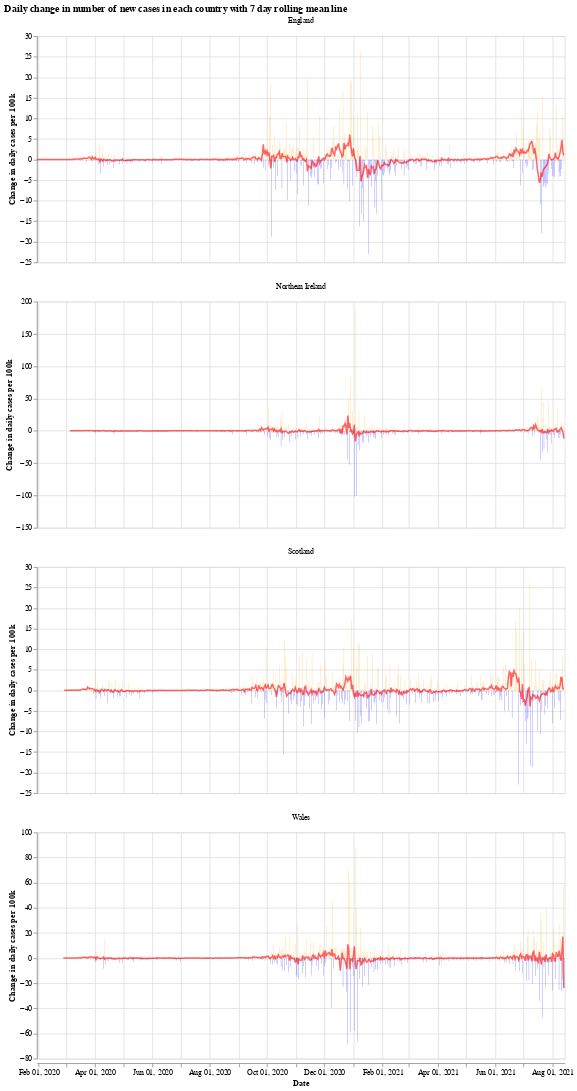

The notebook cell this image was saved under:
### Markdown cell above
We will use the Python library `Altair` for visualising the data, see the [altair docs](https://altair-viz.github.io/) for more information.

First we have a graph which shows the daily change in the number of new cases for each country. This number jumps up and down all over the place, which is likely due to delay in reporting of new cases over the weekend. Another interesting thing is that it looks like the daily cases in Wales experienced a much shorter period of calm over the summer (calm in the sense of daily cases not jumping up and down).

The orange bars are days when the number of new cases (per 100k population) was more than the previous day, while the blue are days when the number of new cases dropped. The red line is the 7 day moving average. 

When the moving average line is below 0, it means that there is a consistent drop in new cases. We can see this clearly happening around the times that lockdowns were introduced (though, to varying degrees). I will update the graphs soon with a marker of when each lockdown started.

### Code cell
# collapse
import altair as alt

bars = alt.Chart(uk_cases).mark_bar().encode(
    x=alt.X("yearmonthdate(date):T", axis=alt.Axis(title='Date')),
    y=alt.Y("casesChangeRate:Q", axis=alt.Axis(title='Change in daily cases per 100k')),
    tooltip='casesChange',
    color=alt.condition(
        alt.datum.casesChangeRate > 0,
        alt.value("orange"),  # The positive color
        alt.value("blue")  # The negative color
    )
).properties(title='Daily change in number of new cases with 7 day rolling mean',width=700).interactive()

line = alt.Chart(uk_cases).mark_line(
    color='red',
    size=2,
    opacity=0.6
).transform_window(
    rolling_mean='mean(casesChangeRate)',
    frame=[0, 7],
    groupby=['areaName']
).encode(
    x='yearmonthdate(date):T',
    y='rolling_mean:Q'
)

alt.layer(bars, line, data=uk_cases).facet(alt.Column(
    'areaName', title=''), columns=1).resolve_scale(y='independent').properties(title='Daily change in number of new cases in each country with 7 day rolling mean line')

### Figure 1 — Vega-Lite specification as saved in the notebook (floating-point values rounded to 4 significant figures; data arrays with more than 128 entries replaced by an {"elided": "..."} marker saying what was removed)
{"config": {"view": {"continuousWidth": 400, "continuousHeight": 300}}, "data": {"name": "data-0a6f8817e9a007761c3174a6bf53ead4"}, "facet": {"type": "nominal", "field": "areaName", "title": ""}, "spec": {"layer": [{"mark": "bar", "encoding": {"color": {"condition": {"value": "orange", "test": "(datum.casesChangeRate > 0)"}, "value": "blue"}, "tooltip": {"type": "quantitative", "field": "casesChange"}, "x": {"type": "temporal", "axis": {"title": "Date"}, "field": "date", "timeUnit": "yearmonthdate"}, "y": {"type": "quantitative", "axis": {"title": "Change in daily cases per 100k"}, "field": "casesChangeRate"}}, "selection": {"selector001": {"type": "interval", "bind": "scales", "encodings": ["x", "y"]}}, "title": "Daily change in number of new cases with 7 day rolling mean", "width": 700}, {"mark": {"type": "line", "color": "red", "opacity": 0.6, "size": 2}, "encoding": {"x": {"type": "temporal", "field": "date", "timeUnit": "yearmonthdate"}, "y": {"type": "quantitative", "field": "rolling_mean"}}, "transform": [{"window": [{"op": "mean", "field": "casesChangeRate", "as": "rolling_mean"}], "frame": [0, 7], "groupby": ["areaName"]}]}]}, "columns": 1, "resolve": {"scale": {"y": "independent"}}, "title": "Daily change in number of new cases in each country with 7 day rolling mean line", "$schema": "https://vega.github.io/schema/vega-lite/v4.8.1.json", "datasets": {"data-0a6f8817e9a007761c3174a6bf53ead4": {"elided": "2156 records"}}}
